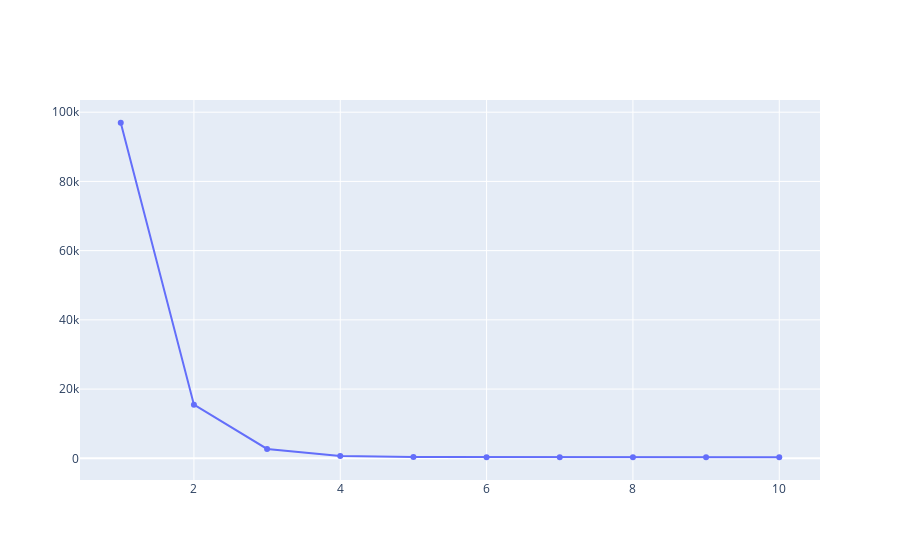
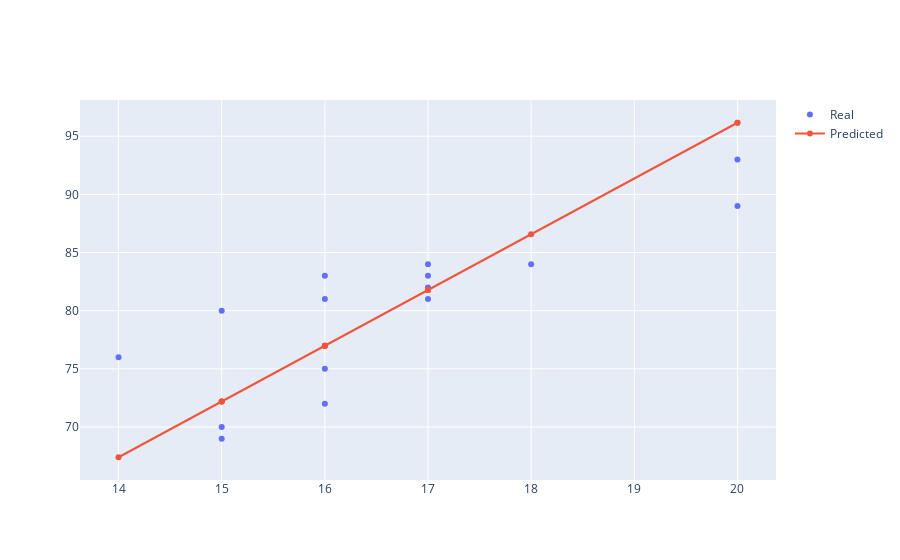

These figures' notebook cell, in order:
### Code cell
data = np.array([[1,0,0],
[1,1,0.5],
[1,2,1],
[1,3,1.5]]).astype(float)

x = data[:, 0:2]
y = data[:,2]

x, y = createData()

lrList = [.005]#, .01]

file = open('Cricket Chirp Data.csv', "rb")
crickets = np.loadtxt(file, delimiter = ",")
realx = np.array(crickets[:,0])
file.close()

fig = make_subplots(rows = len(lrList), cols = 1)
fig2 = make_subplots(rows = len(lrList), cols = 1)

rowcount = 0
for lr in lrList:
    rowcount += 1
    w = [0, 0]

    c = 0
    
    ploty = []
    plotx = []
    while c < 10:
        
        c += 1

        prediction = np.dot(x, w)
        pred_Y = prediction-y
        gradients = np.dot(pred_Y, x)/len(x)
        costArray = (prediction-y)**2
        cost = np.sum(costArray)
        w = w - lr * gradients
        ploty.append(cost)
        plotx.append(c)
        print(w)

        if (np.linalg.norm(gradients) < .00001):
            break

    fig.add_trace(go.Scatter(x = plotx, y = ploty, mode = "markers + lines", name = (str(lr) + " Rate")), row = rowcount, col = 1)
    fig2.add_trace(go.Scatter(x = realx, y = y, mode = "markers", name = "Real"), row = rowcount, col = 1)
    fig2.add_trace(go.Scatter(x = realx, y = np.dot(x, w), mode = "markers+lines", name = "Predicted"), row = rowcount, col = 1)
    print()
    print(w)

fig.show()
fig2.show()

### Figure 1 — Plotly figure (JSON) as saved in the notebook; plotly's stock layout.template omitted (floating-point values rounded to 4 significant figures)
{"data": [{"mode": "markers+lines", "name": "0.005 Rate", "type": "scatter", "x": [1, 2, 3, 4, 5, 6, 7, 8, 9, 10], "xaxis": "x", "y": [96952, 15510.0, 2697.0, 682.2, 365.1, 315.3, 307.4, 306.2, 306.0, 305.9], "yaxis": "y"}], "layout": {"xaxis": {"anchor": "y", "domain": [0, 1]}, "yaxis": {"anchor": "x", "domain": [0, 1]}}}

### Figure 2 — Plotly figure (JSON) as saved in the notebook; plotly's stock layout.template omitted (floating-point values rounded to 4 significant figures)
{"data": [{"mode": "markers", "name": "Real", "type": "scatter", "x": [20, 16, 20, 18, 17, 16, 15, 17, 15, 16, 15, 17, 16, 17, 14], "xaxis": "x", "y": [89, 72, 93, 84, 81, 75, 70, 82, 69, 83, 80, 83, 81, 84, 76], "yaxis": "y"}, {"mode": "markers+lines", "name": "Predicted", "type": "scatter", "x": [20, 16, 20, 18, 17, 16, 15, 17, 15, 16, 15, 17, 16, 17, 14], "xaxis": "x", "y": [96.16, 76.99, 96.16, 86.57, 81.78, 76.99, 72.19, 81.78, 72.19, 76.99, 72.19, 81.78, 76.99, 81.78, 67.4], "yaxis": "y"}], "layout": {"xaxis": {"anchor": "y", "domain": [0, 1]}, "yaxis": {"anchor": "x", "domain": [0, 1]}}}
